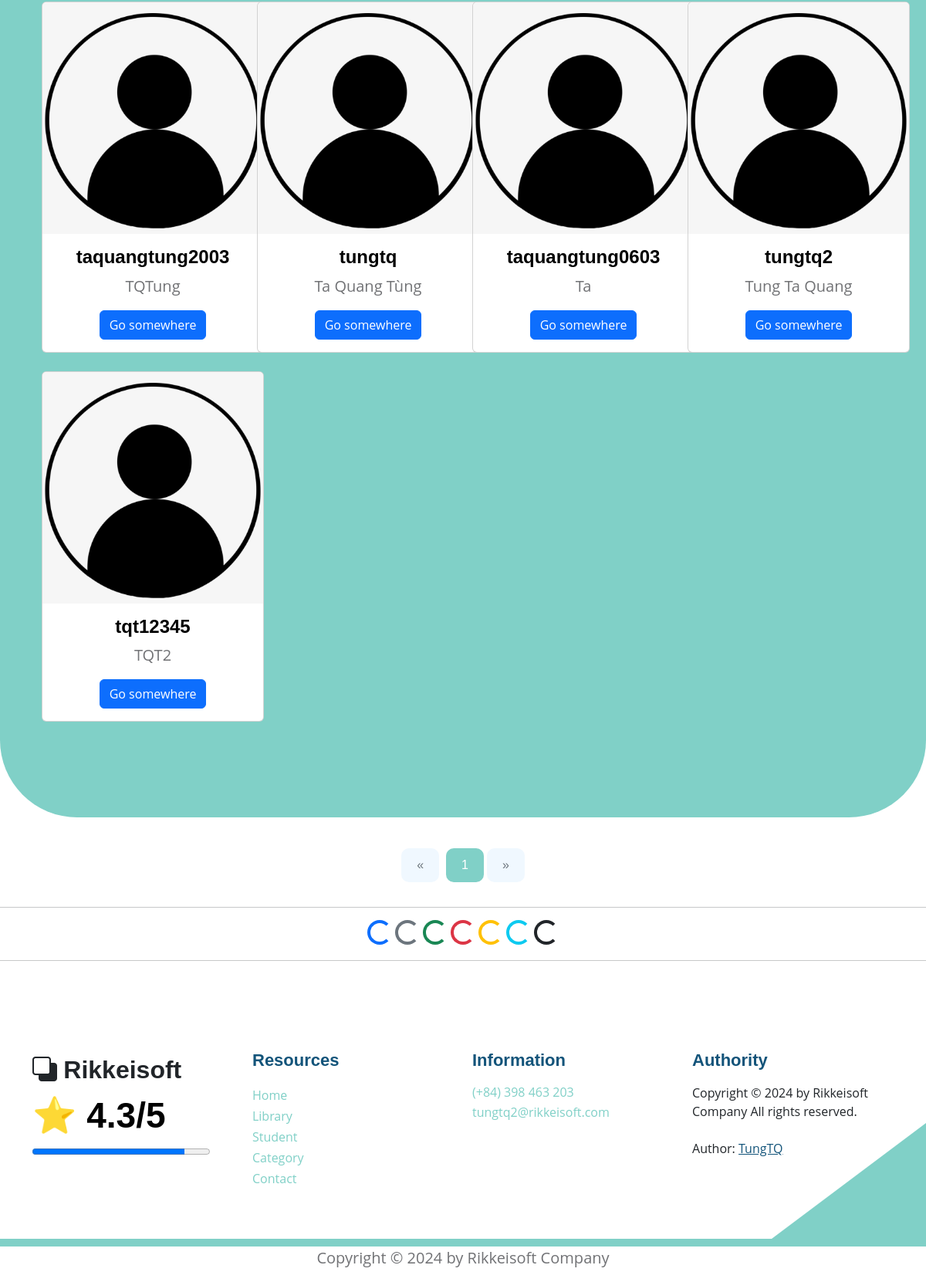
/users (lower part), run on an earlier commit of the app's database.
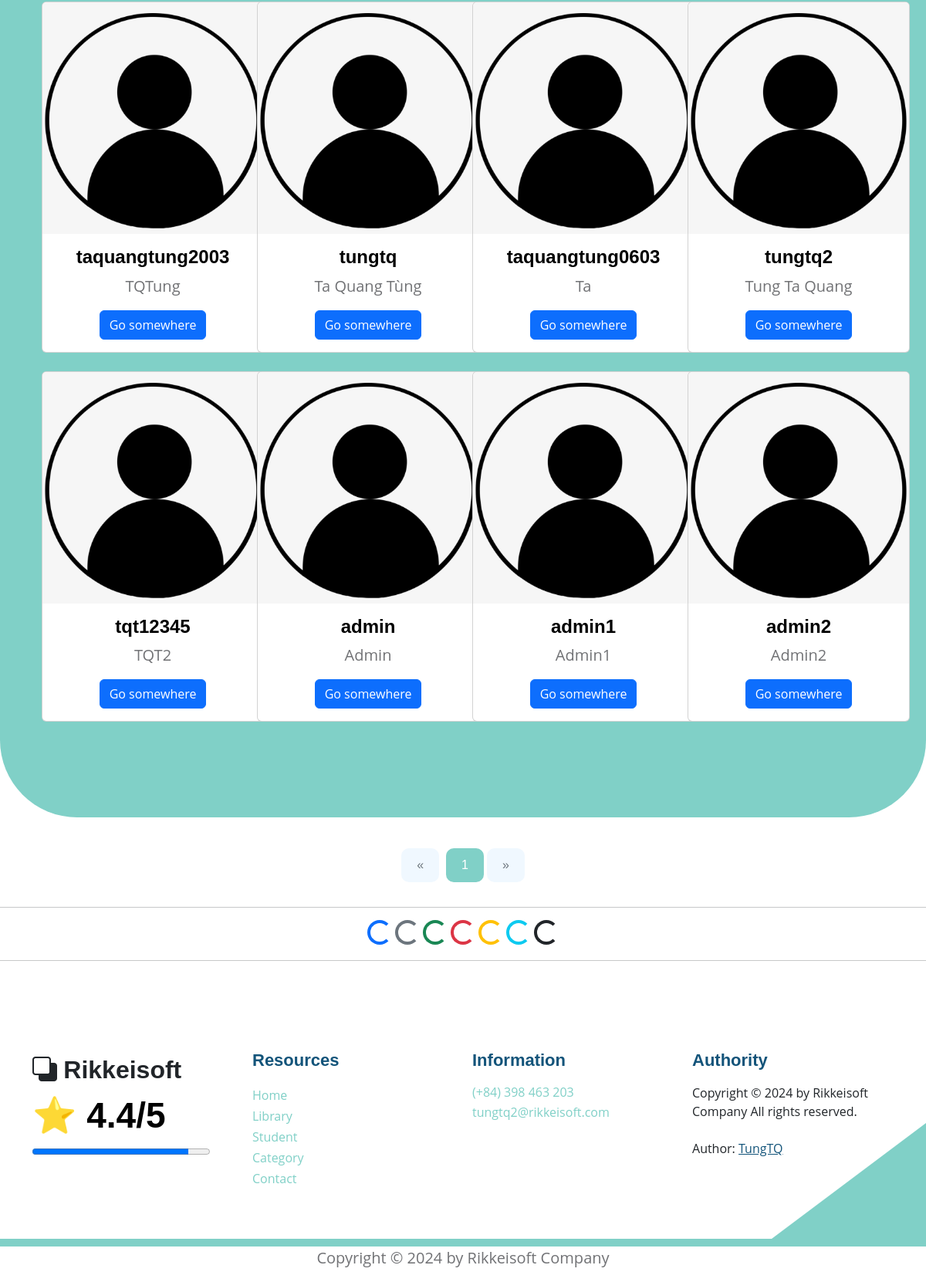
And on a later commit of the database.
### models.py (models this page shows)
class User(Base):
    __tablename__ = 'users'
    username = Column(String(30), primary_key=True, unique=True, index=True)
    fullname = Column(String(100), index=True)
    email = Column(String(100), index=True)
    password = Column(String(100), index=True)
    role = Column(Integer, index=True)
    delete_flag = Column(Integer, index=True)
    books = relationship("Book", back_populates="user")

### main.py (the view)
@app.get('/users', response_class=HTMLResponse)
async def get_all_users(request: Request, page: int = Query(1, gt=0), page_size: int = Query(8, gt=0), db: Session = Depends(models.get_db)):
    mean_star = get_mean_star(db)
    all_category2 = db.query(models.Category).filter(models.Category.delete_flag != 1).all()
    offset = (page - 1) * page_size
    all_users = db.query(models.User).filter(models.User.delete_flag == 0).offset(offset).limit(page_size).all()
    total_users = db.query(models.User).filter(models.User.delete_flag == 0).count()
    total_pages = (total_users + page_size - 1) // page_size    # Tinh tổng số trang sẽ có
    return templates.TemplateResponse("student_list.html", {
        "request": request,
        "all_users": all_users,
        "mean_star": mean_star,
        "page": page,
        "total_users": total_users,
        "total_pages": total_pages,
        "all_category2": all_category2})

### templates/student_list.html (shortened to what this page needs)
{% extends "base.html" %}
{% block content %}
<section class="featured-section">
    <div class="container">
        <div class="container text-center bg-body-secondary">
            <div style="padding-top: 110px;">
                <div class="row">
                    {% for student in all_users %}
                    <div class="col-md-6 col-lg-4 col-xl-3 mb-4">
                        <div class="card" style="width: 18rem;">
                            <img src="static/images/default_avatar.png" class="card-img-top"
                                alt="https://placehold.co/200x150"
                                style="transition: transform 0.3s ease-in-out, filter 0.3s ease-in-out;"
                                onmouseover="this.style.transform='scale(1.1)'; this.style.filter='brightness(80%)';"
                                onmouseout="this.style.transform='scale(1)'; this.style.filter='brightness(100%)';">
                            <div class="card-body">
                                <h5 class="card-title"> {{student.username}} </h5>
                                <p class="card-text"> {{student.fullname}} </p>
                                {% if request.cookies.get('token') %}
                                <div class="btn-group mt-auto" role="group" aria-label="Button Click">
                                    <a href="users/detail_student?username_choice={{student.username}}" class="btn btn-primary"> Show Infor </a>
                                    <a href="users/get_admin?finded_username={{student.username}}" class="btn btn-warning"> Change Rule </a>
                                </div>
                                {% else %}
                                <a href="users/detail_student?username_choice={{student.username}}" class="btn btn-primary">Go somewhere</a>
                                {% endif %}
                            </div>
                        </div>
                    </div>
                    {% endfor %}
                </div>
            </div>
        </div>
    </div>
</section>
<div style="text-align: center;">
    <nav aria-label="Page navigation example" style="display: inline-block;">
        <ul class="pagination">
            <li class="page-item {% if page == 1 %}disabled{% endif %}">
                <a class="page-link" href="/users?page={{ page - 1 }}" aria-label="Previous">
                    <span aria-hidden="true">&laquo;</span>
                </a>
            </li>
            {% for num in range(1, total_pages + 1) %}
            <li class="page-item {% if num == page %}active{% endif %}">
                <a class="page-link" href="/users?page={{ num }}">{{ num }}</a>
            </li>
            {% endfor %}
            <li class="page-item {% if page == total_pages %}disabled{% endif %}">
                <a class="page-link" href="/users?page={{ page + 1 }}" aria-label="Next">
                    <span aria-hidden="true">&raquo;</span>
                </a>
            </li>
        </ul>
    </nav>
</div>
<hr>
<div style="text-align: center;">
    <div class="spinner-border text-primary" role="status">
    </div>
    <div class="spinner-border text-secondary" role="status">
    </div>
    <div class="spinner-border text-success" role="status">
    </div>
    <div class="spinner-border text-danger" role="status">
    </div>
    <div class="spinner-border text-warning" role="status">
    </div>
    <div class="spinner-border text-info" role="status">
    </div>
    <div class="spinner-border text-dark" role="status">
    </div>
</div>
<hr>
{% endblock content %}

### templates/base.html (shortened to what this page needs)
<!DOCTYPE html>
<html lang="en">
<head>
    <link href="/static/css/bootstrap.min.css" rel="stylesheet">
    <link href="/static/css/bootstrap-icons.css" rel="stylesheet">
    <link href="/static/css/templatemo-topic-listing.css" rel="stylesheet">
</head>
<body id="top">
    {% block content %}{% endblock content %}
</body>
<footer class="site-footer section-padding">
    <div class="container">
        <div class="row">
            <div class="col-lg-3 col-12 mb-4 pb-2">
                <a class="navbar-brand mb-2" href="/">
                    <i class="bi-back"></i>
                    <span> Rikkeisoft </span>
                </a>
                <h2>⭐ {{mean_star}}/5 </h2>
                <progress max="100" value="{{ mean_star*20 }}" style="width: 230px;"></progress>
            </div>
            <div class="col-lg-3 col-md-4 col-6">
                <h6 class="site-footer-title mb-3">Resources</h6>
                <ul class="site-footer-links">
                    <li class="site-footer-link-item">
                        <a href="/" class="site-footer-link"> Home </a>
                    </li>
                    <li class="site-footer-link-item">
                        <a href="/books?bookview=0" class="site-footer-link"> Library </a>
                    </li>
                    <li class="site-footer-link-item">
                        <a href="/users" class="site-footer-link"> Student </a>
                    </li>
                    <li class="site-footer-link-item">
                        <a href="/category_books" class="site-footer-link"> Category </a>
                    </li>
                    <li class="site-footer-link-item">
                        <a href="/contact" class="site-footer-link"> Contact </a>
                    </li>
                </ul>
            </div>
            <div class="col-lg-3 col-md-4 col-6 mb-4 mb-lg-0">
                <h6 class="site-footer-title mb-3"> Information </h6>
                <p class="text-white d-flex mb-1">
                    <a href="tel: 0398463203" class="site-footer-link">
                        (+84) 398 463 203
                    </a>
                </p>
                <p class="text-white d-flex">
                    <a href="mailto:tungtq2@rikkeisoft.com" class="site-footer-link">
                        tungtq2@rikkeisoft.com
                    </a>
                </p>
            </div>
            <div class="col-lg-3 col-md-4 col-12 mt-4 mt-lg-0 ms-auto">
                <h6 class="site-footer-title mb-3"> Authority </h6>
                Copyright © 2024 by Rikkeisoft Company All rights reserved.
                <br><br> Author: <a rel="nofollow" href="https://github.com/pisceskibo" target="_blank"> <u> TungTQ </u>
                </a>
            </div>
        </div>
    </div>
</footer>
<p style="text-align: center;"> Copyright © 2024 by Rikkeisoft Company </p>
</html>

### static/css/templatemo-topic-listing.css (style rules this page uses)
:root { --white-color: #ffffff; --primary-color: #13547a; --secondary-color: #80d0c7; --section-bg-color: #f0f8ff; --custom-btn-bg-color: #80d0c7; --custom-btn-bg-hover-color: #13547a; --dark-color: #000000; --p-color: #717275; --border-color: #7fffd4; --link-hover-color: #13547a; --body-font-family: 'Open Sans', sans-serif; --title-font-family: 'Montserrat', sans-serif; --h1-font-size: 58px; --h2-font-size: 46px; --h3-font-size: 32px; --h4-font-size: 28px; --h5-font-size: 24px; --h6-font-size: 22px; --p-font-size: 20px; --menu-font-size: 14px; --btn-font-size: 18px; --copyright-font-size: 16px; --border-radius-large: 100px; --border-radius-medium: 20px; --border-radius-small: 10px; --font-weight-normal: 400; --font-weight-medium: 500; --font-weight-semibold: 600; --font-weight-bold: 700; }
body { background-color: var(--white-color); font-family: var(--body-font-family); }
h2, h3, h4, h5, h6 { color: var(--dark-color); }
h1, h2, h3, h4, h5, h6 { font-family: var(--title-font-family); font-weight: var(--font-weight-semibold); }
h2 { font-size: var(--h2-font-size); font-weight: var(--font-weight-bold); }
h5 { font-size: var(--h5-font-size); }
h6 { color: var(--primary-color); font-size: var(--h6-font-size); }
p { color: var(--p-color); font-size: var(--p-font-size); font-weight: var(--font-weight-normal); }
ul li { color: var(--p-color); font-size: var(--p-font-size); font-weight: var(--font-weight-normal); }
a, button { touch-action: manipulation; transition: all 0.3s; }
a { display: inline-block; color: var(--primary-color); text-decoration: none; }
.section-padding { padding-top: 100px; padding-bottom: 50px; }
.navbar-brand, .navbar-brand:hover { font-size: var(--h3-font-size); font-weight: var(--font-weight-bold); display: block; }
.navbar-brand span { font-family: var(--title-font-family); }
.featured-section { background-color: var(--secondary-color); border-radius: 0 0 100px 100px; padding-bottom: 100px; }
.featured-section .row { position: relative; bottom: 100px; margin-bottom: -100px; }
.pagination { margin-top: 40px; }
.page-link { border: 0; border-radius: var(--border-radius-small); color: var(--p-color); font-family: var(--title-font-family); margin: 0 5px; padding: 10px 20px; }
.page-item:first-child .page-link { margin-right: 10px; }
.page-item:first-child .page-link, .page-item:last-child .page-link { background-color: var(--section-bg-color); border-radius: var(--border-radius-small); }
.active>.page-link, .page-link.active { background-color: var(--secondary-color); border-color: var(--secondary-color); }
.site-footer { border-bottom: 10px solid var(--secondary-color); position: relative; }
.site-footer::after { content: ""; position: absolute; bottom: 0; right: 0; width: 0; height: 0; border-style: solid; border-width: 0 0 150px 200px; border-color: transparent transparent var(--secondary-color) transparent; pointer-events: none; }
.site-footer-title { color: var(--primary-color); }
.site-footer-links { padding-left: 0; }
.site-footer-link-item { display: block; list-style: none; line-height: normal; }
.site-footer-link { color: var(--secondary-color); font-size: var(--copyright-font-size); font-weight: var(--font-weight-medium); line-height: normal; }

What changed in the data, as far as the page shows it:
added User: username "admin", fullname "Admin"
added User: username "admin1", fullname "Admin1"
added User: username "admin2", fullname "Admin2"
Also different on the page:
{{ mean_star }}: "4.3" → "4.4"
{{ mean_star*20 }}: 86.0 → 88.0 (drawn)
